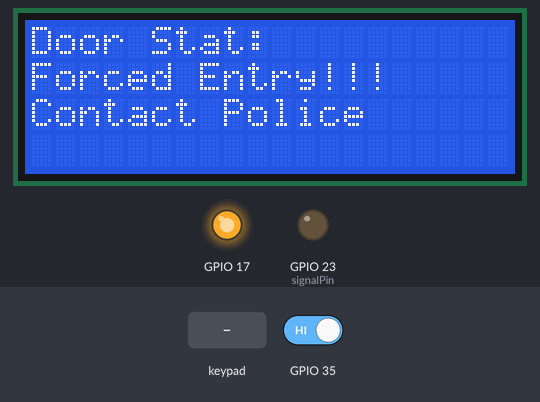
Recording of a sketch running on a simulated ESP32. Parts: 20×4 character LCD, output pins drawn as LEDs (lit = HIGH). The test bench sets the inputs (shaded band); at power-on: GPIO 35 HIGH. What the sketch prints to the serial monitor is not drawn.

Above: at 4.3 s.
4.4 s: GPIO 35 driven LOW
At 9.6 s:
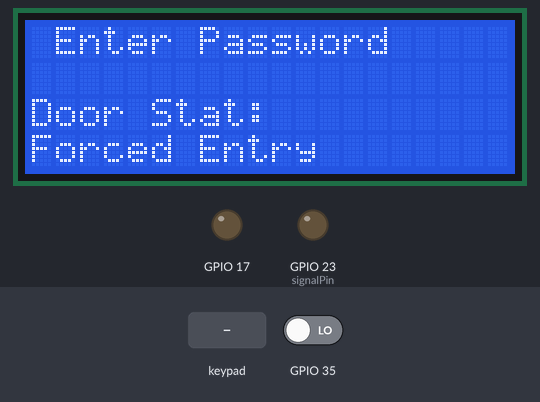
10.7 s: keypad keys 1 2 3 A # pressed 1.5 s apart
At 16.7 s:
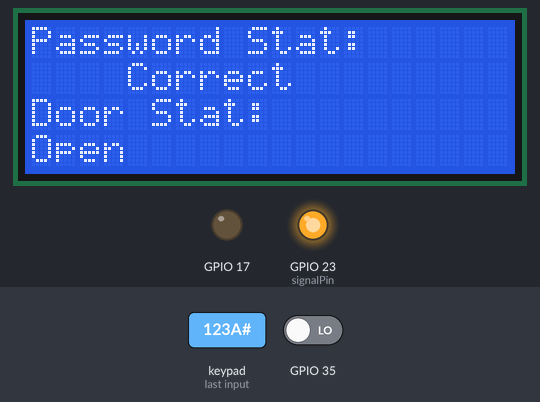
19.7 s: keypad keys 1 2 3 A pressed 1.5 s apart
At 28.5 s:
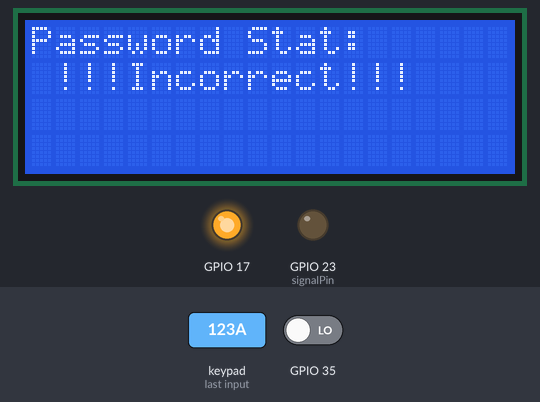
28.7 s: GPIO 35 driven HIGH
At 34.9 s:
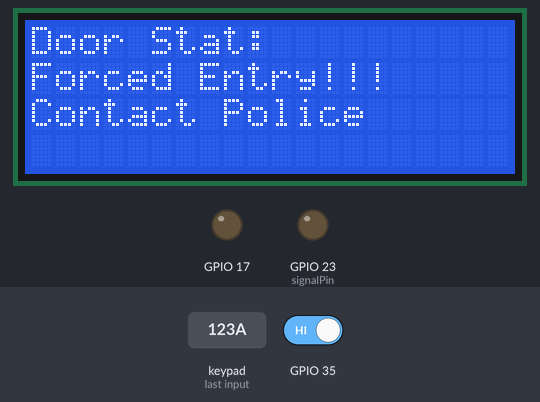
Timing chart, 0 to 36.0 s (numbered marks = the images above; inputs shaded):
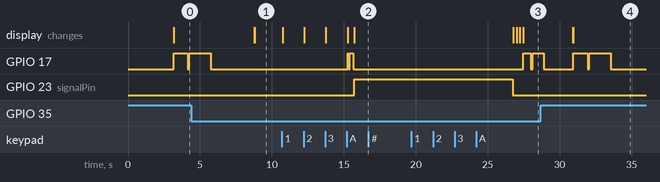

Measured:
- after the input at 4.4 s, GPIO 17: goes on until 5.8 s, then stays LOW; the display: first differs from a run without the input after 4.4 s (image 1)
- after the input at 10.7 s, GPIO 17: LOW → HIGH after 4.6 s, → LOW 0.10 s later, → HIGH 0.05 s later, → LOW 0.25 s later; GPIO 23 (signalPin): LOW → HIGH after 5.0 s; the display: first changes after 0.06 s (image 2 shows a later state)
- after the input at 19.7 s, GPIO 17: LOW → HIGH after 7.8 s, → LOW 0.50 s later, → HIGH 0.15 s later; the display: first differs from a run without the input after 7.3 s (image 3 shows a later state)
- after the input at 28.7 s, the display: first differs from a run without the input after 2.2 s (image 4)

The sketch:

demo_doorlock_keypad.ino
```cpp
#include <Keypad.h>
#include <LiquidCrystal_I2C.h>

LiquidCrystal_I2C lcd(0x27, 20, 4);

int signalPin = 23;

#define Password_Lenght 5 // Give enough room for six chars + NULL char

char Data[Password_Lenght]; // 6 is the number of chars it can hold + the null char = 7

char Master[Password_Lenght] = "123A";

byte data_count = 0, master_count = 0;

bool Pass_is_good;

char customKey;

const byte ROWS = 4;

const byte COLS = 4;

char hexakeys[ROWS][COLS] = {

  {'1', '2', '3','A'},

  {'4', '5', '6','B'},

  {'7', '8', '9','C'},

  {'*', '0', '#','D'}

};

int door = 1;
int count = 0;
String doorStat = "Closed";
byte rowPins[ROWS] = {32, 33, 27, 14}; //connect to the row pinouts of the keypad

byte colPins[COLS] = {16, 4, 2, 15}; //connect to the column pinouts of the keypad

Keypad customKeypad = Keypad( makeKeymap(hexakeys), rowPins, colPins, ROWS, COLS); //initialize an instance of class NewKeypad

void setup()

{

  Serial.begin(9600);
  lcd.begin();
  lcd.backlight();
  pinMode(signalPin, OUTPUT);
  pinMode(35, INPUT);
  pinMode(34, INPUT);
  pinMode(17, OUTPUT);
  digitalWrite(signalPin, LOW);
  lcd.clear();
      lcd.setCursor(0,0);
      lcd.print("SMART DOOR LOCK");
      lcd.setCursor(0,2);
      lcd.print("Developed By:");
      lcd.setCursor(0,3);
      lcd.print("!!!! SOUL IOT !!!!!");
      delay(3000);
lcd.clear();
}

void loop()

{
  int x = digitalRead(35);
  if (door == 0)

  {

    customKey = customKeypad.getKey();

    if (x == 0)

    {
      delay(1000);
      digitalWrite(signalPin, LOW);
      /*lcd.setCursor(0,2);
      lcd.print("Door Stat:");
      lcd.setCursor(11,2);
      lcd.print("Closed      ");*/
    doorStat = "Closed";
      lcd.clear();
      door = 1;

    }
    else
    {
      lcd.clear();
      lcd.setCursor(0,0);
      lcd.print("Door Stat:  ");
      lcd.setCursor(0,1);
      lcd.print(doorStat);
      lcd.setCursor(0,2);
      lcd.print(" Close the door");
      lcd.setCursor(0,3);
      lcd.print(" Thank You!!!");
      delay(1000);
      lcd.clear();
    }

  }
  //int x = digitalRead(35);

  if((door == 1) && (x ==0))
  {
    Open();
  }
  if ((door == 1) && (x ==1))
  {
    doorStat = "Forced Entry";
    lcd.clear();
      lcd.setCursor(0,0);
      lcd.print("Door Stat:  ");
      lcd.setCursor(0,1);
      lcd.print("Forced Entry!!!  ");
      lcd.setCursor(0,2);
      lcd.print("Contact Police      ");
    Serial.println(doorStat);
    digitalWrite(17, HIGH);
    delay(1000);
    digitalWrite(17, LOW);
    delay(100);
    digitalWrite(17, HIGH);
    delay(1500);
    digitalWrite(17, LOW);
    delay(3000);
    lcd.clear();
  }
  if(count > 3)
  {
    doorStat = "Invalid_User";
      lcd.clear();
      lcd.setCursor(0,0);
      lcd.print("Password Stat:");
      lcd.setCursor(0,1);
      lcd.print("Multiple Wrong Entry      ");
      lcd.setCursor(0,2);
      lcd.print("Contact Authority");
      lcd.setCursor(0,3);
      lcd.print("For Access");
    Serial.println(doorStat);
    digitalWrite(17, HIGH);
    delay(1000);
    digitalWrite(17, LOW);
    delay(100);
    digitalWrite(17, HIGH);
    delay(1500);
    digitalWrite(17, LOW);
    delay(50);
  }
   lcd.setCursor(0,2);
lcd.print("Door Stat:");
      lcd.setCursor(0,3);
      lcd.print(doorStat);
}

void clearData()

{

  while (data_count != 0)

  { // This can be used for any array size,

    Data[data_count--] = 0; //clear array for new data

  }

  return;

}

void Open()

{

  lcd.setCursor(0, 0);

  lcd.print(" Enter Password");

  customKey = customKeypad.getKey();

  if (customKey) // makes sure a key is actually pressed, equal to (customKey != NO_KEY)

  {

    Data[data_count] = customKey; // store char into data array

    lcd.setCursor(data_count, 1); // move cursor to show each new char

    lcd.print('*'); // print char at said cursor

    data_count++; // increment data array by 1 to store new char, also keep track of the number of chars entered

  }

  if (data_count == Password_Lenght - 1) // if the array index is equal to the number of expected chars, compare data to master

  {

    if (!strcmp(Data, Master)) // equal to (strcmp(Data, Master) == 0)

    {

      lcd.clear();
      lcd.setCursor(0,0);
      lcd.print("Password Stat:");
      lcd.setCursor(0,1);
      lcd.print("    Correct      ");
      Serial.println("Correct");
    digitalWrite(17, HIGH);
    delay(100);
    digitalWrite(17, LOW);
    delay(50);
    digitalWrite(17, HIGH);
    delay(250);
    digitalWrite(17, LOW);
    delay(50);
    digitalWrite(signalPin, HIGH);
      /*lcd.setCursor(0,2);
      lcd.print("Door Stat:");
      lcd.setCursor(11,2);
      lcd.print("Open");*/
      doorStat = "Open";
      lcd.setCursor(0,2);
      lcd.print("Door Stat:");
      lcd.setCursor(0,3);
      lcd.print(doorStat);
      delay(10000);
      door = 0;

    }
    else{

      Serial.println("Incorrect");
      lcd.clear();
      lcd.setCursor(0,0);
      lcd.print("Password Stat:");
      lcd.setCursor(0,1);
      lcd.print(" !!!Incorrect!!!      ");
      digitalWrite(17, HIGH);
      delay(500);
      digitalWrite(17, LOW);
      delay(150);
      digitalWrite(17, HIGH);
      delay(750);
      digitalWrite(17, LOW);
      delay(2000);
      count ++;
      lcd.clear();

      door = 1;

    }
    clearData();
  }


  }
```
